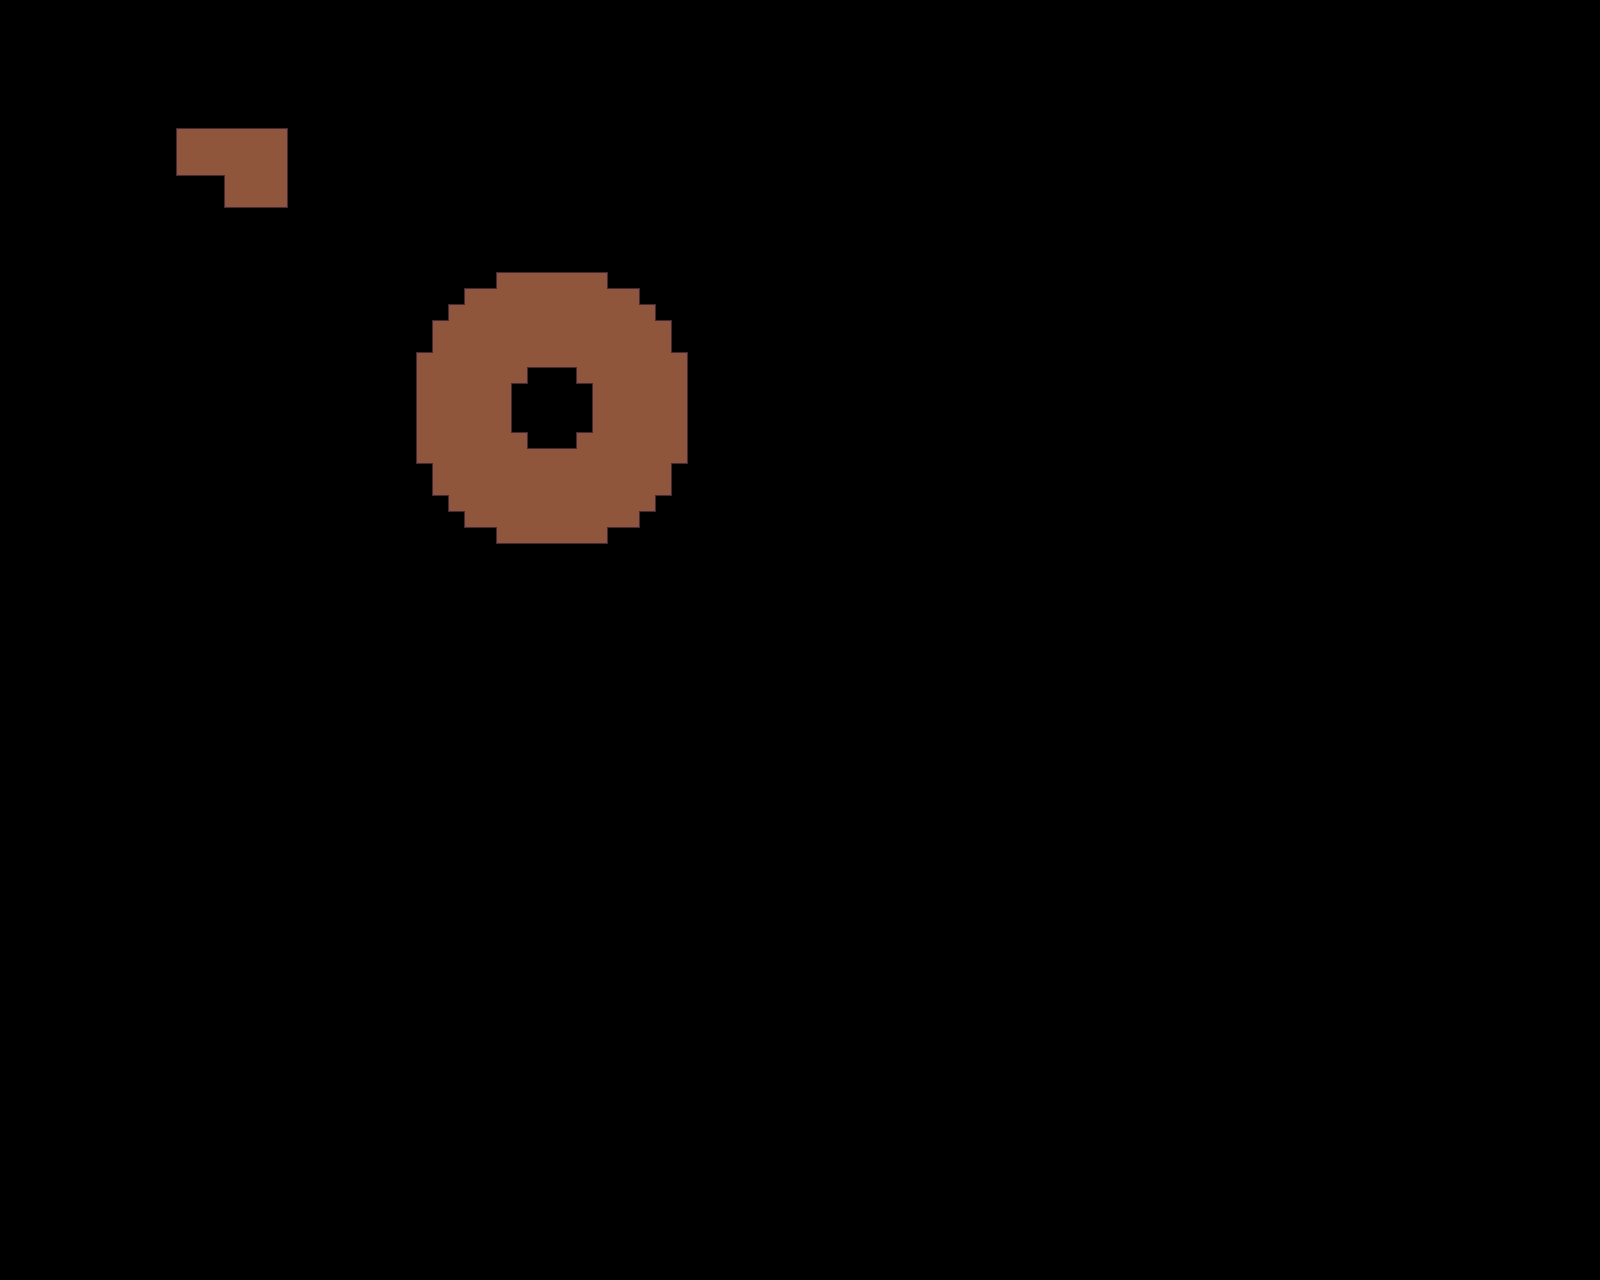

Below is a game level as drawn by its tile map, then a one-line description and the .tmx that defines it (tile-layer data replaced by summaries):
An orthogonal 100x80 tile map with 16x16 px tiles, 1 tile layer (floor) and 1 object (boss).

<map version="1.10" tiledversion="1.11.0" orientation="orthogonal" renderorder="right-down" width="100" height="80" tilewidth="16" tileheight="16" infinite="0" nextlayerid="3" nextobjectid="2">
 <tileset firstgid="1" source="tilemap.tsx" />
 <layer id="1" name="floor" width="100" height="80">
  <data>[8000 cells, 249 non-empty, 13 distinct tile ids]</data>
 </layer>
 <objectgroup id="2" name="POI">
  <object id="1" name="boss" x="552.147" y="405.262">
   <point />
  </object>
 </objectgroup>
</map>
